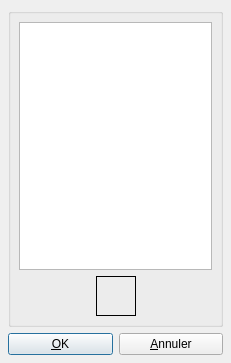
<ui version="4.0" >
 <author></author>
 <comment></comment>
 <exportmacro></exportmacro>
 <class>Avatars</class>
 <widget class="QDialog" name="Avatars" >
  <property name="geometry" >
   <rect>
    <x>0</x>
    <y>0</y>
    <width>231</width>
    <height>363</height>
   </rect>
  </property>
  <property name="windowTitle" >
   <string>Avatars</string>
  </property>
  <layout class="QGridLayout" >
   <property name="margin" >
    <number>8</number>
   </property>
   <property name="spacing" >
    <number>6</number>
   </property>
   <item row="0" column="0" >
    <widget class="QGroupBox" name="groupBox" >
     <property name="title" >
      <string/>
     </property>
     <layout class="QGridLayout" >
      <property name="margin" >
       <number>8</number>
      </property>
      <property name="spacing" >
       <number>6</number>
      </property>
      <item row="0" column="0" >
       <widget class="QListWidget" name="listWidget" />
      </item>
      <item row="1" column="0" >
       <layout class="QVBoxLayout" >
        <property name="margin" >
         <number>0</number>
        </property>
        <property name="spacing" >
         <number>6</number>
        </property>
        <item>
         <layout class="QHBoxLayout" >
          <property name="margin" >
           <number>0</number>
          </property>
          <property name="spacing" >
           <number>6</number>
          </property>
          <item>
           <spacer>
            <property name="orientation" >
             <enum>Qt::Horizontal</enum>
            </property>
            <property name="sizeHint" >
             <size>
              <width>40</width>
              <height>20</height>
             </size>
            </property>
           </spacer>
          </item>
          <item>
           <widget class="QLabel" name="avatarImage" >
            <property name="sizePolicy" >
             <sizepolicy>
              <hsizetype>0</hsizetype>
              <vsizetype>0</vsizetype>
              <horstretch>0</horstretch>
              <verstretch>0</verstretch>
             </sizepolicy>
            </property>
            <property name="minimumSize" >
             <size>
              <width>40</width>
              <height>40</height>
             </size>
            </property>
            <property name="maximumSize" >
             <size>
              <width>40</width>
              <height>40</height>
             </size>
            </property>
            <property name="frameShape" >
             <enum>QFrame::Box</enum>
            </property>
            <property name="text" >
             <string/>
            </property>
           </widget>
          </item>
          <item>
           <spacer>
            <property name="orientation" >
             <enum>Qt::Horizontal</enum>
            </property>
            <property name="sizeHint" >
             <size>
              <width>40</width>
              <height>20</height>
             </size>
            </property>
           </spacer>
          </item>
         </layout>
        </item>
       </layout>
      </item>
     </layout>
    </widget>
   </item>
   <item row="1" column="0" >
    <layout class="QHBoxLayout" >
     <property name="margin" >
      <number>0</number>
     </property>
     <property name="spacing" >
      <number>6</number>
     </property>
     <item>
      <widget class="QPushButton" name="okButton" >
       <property name="text" >
        <string>&amp;OK</string>
       </property>
      </widget>
     </item>
     <item>
      <widget class="QPushButton" name="cancelButton" >
       <property name="text" >
        <string>&amp;Annuler</string>
       </property>
      </widget>
     </item>
    </layout>
   </item>
  </layout>
 </widget>
 <pixmapfunction></pixmapfunction>
 <resources/>
 <connections>
  <connection>
   <sender>okButton</sender>
   <signal>clicked()</signal>
   <receiver>Avatars</receiver>
   <slot>accept()</slot>
   <hints>
    <hint type="sourcelabel" >
     <x>112</x>
     <y>301</y>
    </hint>
    <hint type="destinationlabel" >
     <x>96</x>
     <y>254</y>
    </hint>
   </hints>
  </connection>
  <connection>
   <sender>cancelButton</sender>
   <signal>clicked()</signal>
   <receiver>Avatars</receiver>
   <slot>reject()</slot>
   <hints>
    <hint type="sourcelabel" >
     <x>220</x>
     <y>301</y>
    </hint>
    <hint type="destinationlabel" >
     <x>179</x>
     <y>282</y>
    </hint>
   </hints>
  </connection>
 </connections>
</ui>
